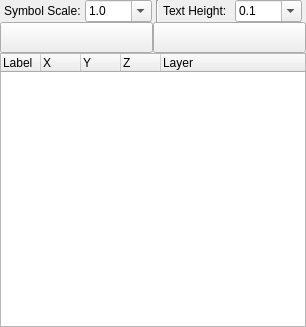
<?xml version="1.0" encoding="UTF-8"?>
<ui version="4.0">
 <class>PointMarkList</class>
 <widget class="QWidget" name="PointMarkList">
  <property name="geometry">
   <rect>
    <x>0</x>
    <y>0</y>
    <width>306</width>
    <height>327</height>
   </rect>
  </property>
  <layout class="QVBoxLayout" name="verticalLayout">
   <property name="spacing">
    <number>0</number>
   </property>
   <property name="leftMargin">
    <number>0</number>
   </property>
   <property name="topMargin">
    <number>0</number>
   </property>
   <property name="rightMargin">
    <number>0</number>
   </property>
   <property name="bottomMargin">
    <number>0</number>
   </property>
   <item>
    <layout class="QHBoxLayout" name="horizontalLayout_2">
     <property name="spacing">
      <number>4</number>
     </property>
     <property name="leftMargin">
      <number>4</number>
     </property>
     <property name="rightMargin">
      <number>4</number>
     </property>
     <item>
      <widget class="QLabel" name="label">
       <property name="text">
        <string>Symbol Scale:</string>
       </property>
      </widget>
     </item>
     <item>
      <widget class="QComboBox" name="Scale">
       <property name="minimumSize">
        <size>
         <width>64</width>
         <height>0</height>
        </size>
       </property>
       <property name="editable">
        <bool>true</bool>
       </property>
       <item>
        <property name="text">
         <string notr="true">1.0</string>
        </property>
       </item>
       <item>
        <property name="text">
         <string notr="true">0.5</string>
        </property>
       </item>
       <item>
        <property name="text">
         <string notr="true">0.25</string>
        </property>
       </item>
       <item>
        <property name="text">
         <string notr="true">0.1</string>
        </property>
       </item>
       <item>
        <property name="text">
         <string notr="true">0.05</string>
        </property>
       </item>
      </widget>
     </item>
     <item>
      <widget class="Line" name="line">
       <property name="orientation">
        <enum>Qt::Vertical</enum>
       </property>
      </widget>
     </item>
     <item>
      <widget class="QLabel" name="label_2">
       <property name="text">
        <string>Text Height:</string>
       </property>
      </widget>
     </item>
     <item>
      <widget class="QComboBox" name="LabelSize">
       <property name="minimumSize">
        <size>
         <width>64</width>
         <height>0</height>
        </size>
       </property>
       <property name="editable">
        <bool>true</bool>
       </property>
       <property name="currentText">
        <string>0.1</string>
       </property>
       <item>
        <property name="text">
         <string notr="true">0.1</string>
        </property>
       </item>
       <item>
        <property name="text">
         <string notr="true">0.2</string>
        </property>
       </item>
       <item>
        <property name="text">
         <string notr="true">0.3</string>
        </property>
       </item>
       <item>
        <property name="text">
         <string notr="true">0.4</string>
        </property>
       </item>
       <item>
        <property name="text">
         <string notr="true">0.5</string>
        </property>
       </item>
       <item>
        <property name="text">
         <string notr="true">1.0</string>
        </property>
       </item>
       <item>
        <property name="text">
         <string notr="true">2.0</string>
        </property>
       </item>
       <item>
        <property name="text">
         <string notr="true">5.0</string>
        </property>
       </item>
       <item>
        <property name="text">
         <string notr="true">10.0</string>
        </property>
       </item>
      </widget>
     </item>
    </layout>
   </item>
   <item>
    <layout class="QHBoxLayout" name="horizontalLayout">
     <property name="spacing">
      <number>0</number>
     </property>
     <item>
      <widget class="QToolButton" name="PointMarkDraw">
       <property name="sizePolicy">
        <sizepolicy hsizetype="MinimumExpanding" vsizetype="Fixed">
         <horstretch>0</horstretch>
         <verstretch>0</verstretch>
        </sizepolicy>
       </property>
       <property name="iconSize">
        <size>
         <width>24</width>
         <height>24</height>
        </size>
       </property>
      </widget>
     </item>
     <item>
      <widget class="QToolButton" name="PointMarkExport">
       <property name="sizePolicy">
        <sizepolicy hsizetype="MinimumExpanding" vsizetype="Fixed">
         <horstretch>0</horstretch>
         <verstretch>0</verstretch>
        </sizepolicy>
       </property>
       <property name="iconSize">
        <size>
         <width>24</width>
         <height>24</height>
        </size>
       </property>
      </widget>
     </item>
    </layout>
   </item>
   <item>
    <widget class="QTreeWidget" name="PointMarkTree">
     <attribute name="headerDefaultSectionSize">
      <number>40</number>
     </attribute>
     <attribute name="headerHighlightSections">
      <bool>false</bool>
     </attribute>
     <column>
      <property name="text">
       <string>Label</string>
      </property>
     </column>
     <column>
      <property name="text">
       <string notr="true">X</string>
      </property>
     </column>
     <column>
      <property name="text">
       <string notr="true">Y</string>
      </property>
     </column>
     <column>
      <property name="text">
       <string notr="true">Z</string>
      </property>
     </column>
     <column>
      <property name="text">
       <string>Layer</string>
      </property>
     </column>
    </widget>
   </item>
  </layout>
 </widget>
 <resources/>
 <connections/>
</ui>
